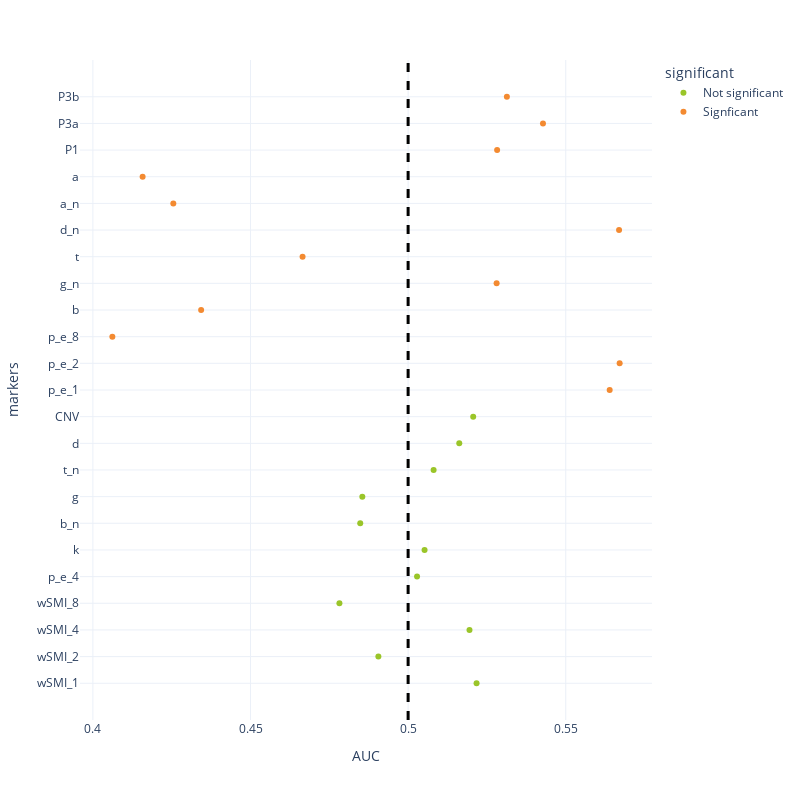

Notebook source saved alongside this figure:
### Code cell
trial_mind_roc = pd.read_csv('Data/univariate_roc_mw_trial.csv')
fig = px.scatter(trial_mw_roc,x = 'AUC', y = 'markers', template = "plotly_white", color = 'significant',color_discrete_sequence = [green,orange])
fig.add_vline(x=0.5, line_width=3, line_dash="dash", line_color="black")

fig.update_layout(
    autosize=False,
    width=800,
    height=800,
    yaxis = {
            'showticklabels': True,
            'tickmode': 'linear',
        }
    
)
fig.show()
pio.write_json(fig, 'Figs/univariate_roc_mw_trial.plotly')
# fig.write_image('Figs/univariate_roc_mw_segment.png')

### Figure 1 — Plotly figure (JSON) as saved in the notebook; plotly's stock layout.template omitted (floating-point values rounded to 4 significant figures)
{"data": [{"hovertemplate": "significant=Not significant<br>AUC=%{x}<br>markers=%{y}<extra></extra>", "legendgroup": "Not significant", "marker": {"color": "#9AC529", "symbol": "circle"}, "mode": "markers", "name": "Not significant", "orientation": "h", "showlegend": true, "type": "scatter", "x": [0.5217, 0.4906, 0.5195, 0.4782, 0.5028, 0.5052, 0.4848, 0.4855, 0.5081, 0.5162, 0.5206], "xaxis": "x", "y": ["wSMI_1", "wSMI_2", "wSMI_4", "wSMI_8", "p_e_4", "k", "b_n", "g", "t_n", "d", "CNV"], "yaxis": "y"}, {"hovertemplate": "significant=Signficant<br>AUC=%{x}<br>markers=%{y}<extra></extra>", "legendgroup": "Signficant", "marker": {"color": "#F38A31", "symbol": "circle"}, "mode": "markers", "name": "Signficant", "orientation": "h", "showlegend": true, "type": "scatter", "x": [0.5639, 0.5671, 0.4062, 0.4343, 0.5281, 0.4665, 0.5669, 0.4255, 0.4158, 0.5282, 0.5428, 0.5313], "xaxis": "x", "y": ["p_e_1", "p_e_2", "p_e_8", "b", "g_n", "t", "d_n", "a_n", "a", "P1", "P3a", "P3b"], "yaxis": "y"}], "layout": {"autosize": false, "height": 800, "legend": {"title": {"text": "significant"}, "tracegroupgap": 0}, "margin": {"t": 60}, "shapes": [{"line": {"color": "black", "dash": "dash", "width": 3}, "type": "line", "x0": 0.5, "x1": 0.5, "xref": "x", "y0": 0, "y1": 1, "yref": "y domain"}], "width": 800, "xaxis": {"anchor": "y", "autorange": true, "domain": [0, 1], "range": [0.3959, 0.5774], "title": {"text": "AUC"}, "type": "linear"}, "yaxis": {"anchor": "x", "autorange": true, "domain": [0, 1], "range": [-1.379, 23.38], "showticklabels": true, "tickmode": "linear", "title": {"text": "markers"}, "type": "category"}}}
